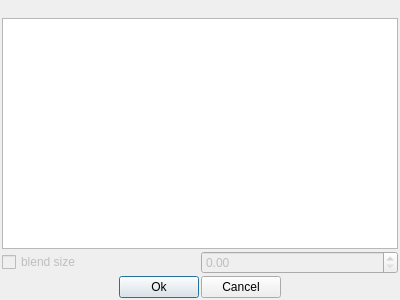
<?xml version="1.0" encoding="UTF-8"?>
<ui version="4.0">
 <class>TerrainTextures</class>
 <widget class="QDialog" name="TerrainTextures">
  <property name="geometry">
   <rect>
    <x>0</x>
    <y>0</y>
    <width>400</width>
    <height>300</height>
   </rect>
  </property>
  <property name="windowTitle">
   <string>Dialog</string>
  </property>
  <property name="windowIcon">
   <iconset resource="icons/resourcen.qrc">
    <normaloff>:/icons/terrain.png</normaloff>:/icons/terrain.png</iconset>
  </property>
  <property name="modal">
   <bool>true</bool>
  </property>
  <layout class="QGridLayout" name="gridLayout">
   <property name="margin">
    <number>2</number>
   </property>
   <property name="spacing">
    <number>2</number>
   </property>
   <item row="3" column="2">
    <widget class="QPushButton" name="pushButton_2">
     <property name="text">
      <string>Cancel</string>
     </property>
     <property name="icon">
      <iconset resource="icons/resourcen.qrc">
       <normaloff>:/icons/gtk-cancel.png</normaloff>:/icons/gtk-cancel.png</iconset>
     </property>
     <property name="shortcut">
      <string>Esc</string>
     </property>
    </widget>
   </item>
   <item row="0" column="0" colspan="4">
    <widget class="QLabel" name="layer_label">
     <property name="text">
      <string/>
     </property>
    </widget>
   </item>
   <item row="3" column="3">
    <spacer name="horizontalSpacer">
     <property name="orientation">
      <enum>Qt::Horizontal</enum>
     </property>
     <property name="sizeHint" stdset="0">
      <size>
       <width>40</width>
       <height>20</height>
      </size>
     </property>
    </spacer>
   </item>
   <item row="3" column="1">
    <widget class="QPushButton" name="pushButton">
     <property name="text">
      <string>Ok</string>
     </property>
     <property name="icon">
      <iconset resource="icons/resourcen.qrc">
       <normaloff>:/icons/gtk-apply.png</normaloff>:/icons/gtk-apply.png</iconset>
     </property>
     <property name="shortcut">
      <string>Return</string>
     </property>
     <property name="default">
      <bool>true</bool>
     </property>
    </widget>
   </item>
   <item row="1" column="0" colspan="4">
    <widget class="QListWidget" name="terrain_textures">
     <property name="isWrapping" stdset="0">
      <bool>true</bool>
     </property>
     <property name="resizeMode">
      <enum>QListView::Adjust</enum>
     </property>
     <property name="viewMode">
      <enum>QListView::IconMode</enum>
     </property>
    </widget>
   </item>
   <item row="3" column="0">
    <spacer name="horizontalSpacer_2">
     <property name="orientation">
      <enum>Qt::Horizontal</enum>
     </property>
     <property name="sizeHint" stdset="0">
      <size>
       <width>40</width>
       <height>20</height>
      </size>
     </property>
    </spacer>
   </item>
   <item row="2" column="0" colspan="2">
    <widget class="QCheckBox" name="blend_size">
     <property name="enabled">
      <bool>false</bool>
     </property>
     <property name="text">
      <string>blend size</string>
     </property>
    </widget>
   </item>
   <item row="2" column="2" colspan="2">
    <widget class="QDoubleSpinBox" name="blend_size_value">
     <property name="enabled">
      <bool>false</bool>
     </property>
    </widget>
   </item>
  </layout>
 </widget>
 <resources>
  <include location="icons/resourcen.qrc"/>
 </resources>
 <connections>
  <connection>
   <sender>pushButton</sender>
   <signal>clicked()</signal>
   <receiver>TerrainTextures</receiver>
   <slot>accept()</slot>
   <hints>
    <hint type="sourcelabel">
     <x>153</x>
     <y>273</y>
    </hint>
    <hint type="destinationlabel">
     <x>199</x>
     <y>149</y>
    </hint>
   </hints>
  </connection>
  <connection>
   <sender>pushButton_2</sender>
   <signal>clicked()</signal>
   <receiver>TerrainTextures</receiver>
   <slot>reject()</slot>
   <hints>
    <hint type="sourcelabel">
     <x>245</x>
     <y>273</y>
    </hint>
    <hint type="destinationlabel">
     <x>199</x>
     <y>149</y>
    </hint>
   </hints>
  </connection>
 </connections>
</ui>
